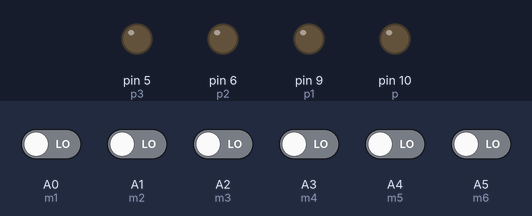
Recording of a sketch running on a simulated Arduino Nano, built with avr-gcc and run on an emulated ATmega328P. Shown: output pins drawn as LEDs (lit = HIGH). The inputs (shaded band) are chosen by the test bench; at power-on: A0 (m1), A1 (m2), A2 (m3), A3 (m4), A4 (m5), A5 (m6) LOW.

Above: at 1.2 s.
1.3 s: A0 (m1) driven HIGH and A1 (m2) driven HIGH
At 1.6 s:
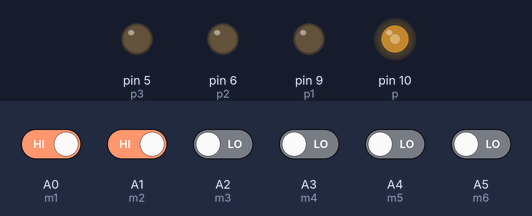
2.8 s: A0 (m1) driven LOW
At 4.0 s:
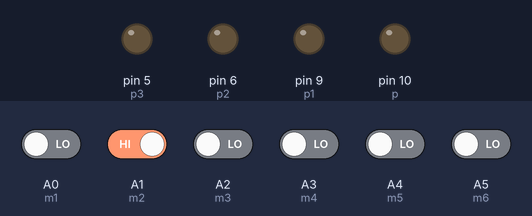
4.3 s: A2 (m3) driven HIGH
At 5.1 s:
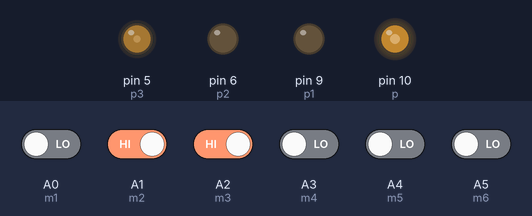
5.8 s: A1 (m2) driven LOW
At 6.2 s:
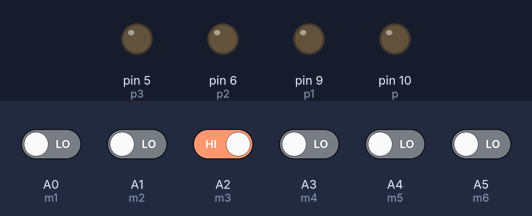
7.3 s: A3 (m4) driven HIGH
At 8.5 s:
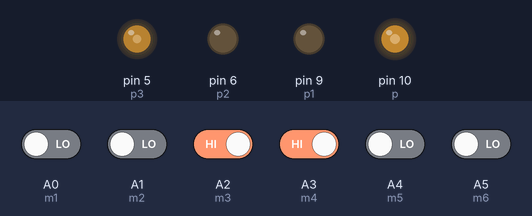
8.8 s: A3 (m4) driven LOW
At 9.7 s:
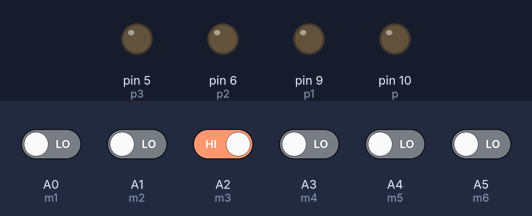
Timing chart, 0 to 11.3 s (numbered marks = the images above; inputs shaded):
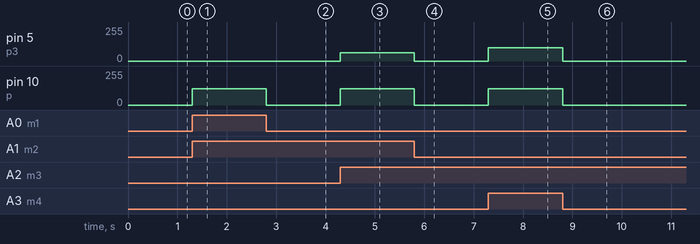

Measured:
- after the input at 1.3 s, pin 10 (p): 0/255 → 123/255 at once
- after the input at 2.8 s, pin 10 (p): 123/255 → 0/255 at once
- after the input at 4.3 s, pin 5 (p3): 0/255 → 62/255 at once; pin 10 (p): 0/255 → 123/255 at once
- after the input at 5.8 s, pin 5 (p3): 62/255 → 0/255 at once; pin 10 (p): 123/255 → 0/255 at once
- after the input at 7.3 s, pin 5 (p3): 0/255 → 100/255 at once; pin 10 (p): 0/255 → 123/255 at once
- after the input at 8.8 s, pin 5 (p3): 100/255 → 0/255 at once; pin 10 (p): 123/255 → 0/255 at once

The sketch:

Kodingan_Sistem_kendali_PWM.ino
```cpp
// Ramah Rinaldi Ruslan (6702190006)
// Muhammad Rifki Ferdiansyah  (6702194022)

int p=10;
int p1=9;
int p2=6;
int p3=5;

int m1=A0;
int m2=A1;
int m3=A2;
int m4=A3;
int m5=A4;
int m6=A5;
int m7=A6;
int m8=A7;

void setup() {
pinMode (p,OUTPUT);
pinMode (p1,OUTPUT);
pinMode (p2,OUTPUT);
pinMode (p3,OUTPUT);

pinMode (m1,INPUT);
pinMode (m2,INPUT);
pinMode (m3,INPUT);
pinMode (m4,INPUT);
pinMode (m5,INPUT);
pinMode (m6,INPUT);
pinMode (m7,INPUT);
pinMode (m8,INPUT);

}

void loop() {
  if (digitalRead(m1)==1 && digitalRead(m2)==1){
      analogWrite(p,123); // belok kiri

  }
  else if (digitalRead(m2)==1 && digitalRead(m3)==1 ){
      analogWrite(p,123); // belok kiri
      analogWrite(p3,62); // kanan
  }
   else if (digitalRead(m3)==1 && digitalRead(m4)==1){
      analogWrite(p,123); // belok kiri
      analogWrite(p3,100); // kanan
  }
  else if (digitalRead(m4)==1 && digitalRead(m5)==1 ){
      analogWrite(p,150); // belok kiri
      analogWrite(p3,150); // kanan
  }
  else if (digitalRead(m5)==1 && digitalRead(m6)==1 ){
      analogWrite(p,100); // belok kiri
      analogWrite(p3,123); // kanan
  }
  else if (digitalRead(m6)==1 && digitalRead(m7)==1 ){
      analogWrite(p,62); // belok kiri
      analogWrite(p3,123); // kanan
  }
  else if (digitalRead(m7)==1 && digitalRead(m8)==1 ){
      analogWrite(p3,123); // kanan
  }
  else{
  digitalWrite(p,LOW);
  digitalWrite(p1,LOW);
  digitalWrite(p2,LOW);
  digitalWrite(p3,LOW);
  }
}
```
